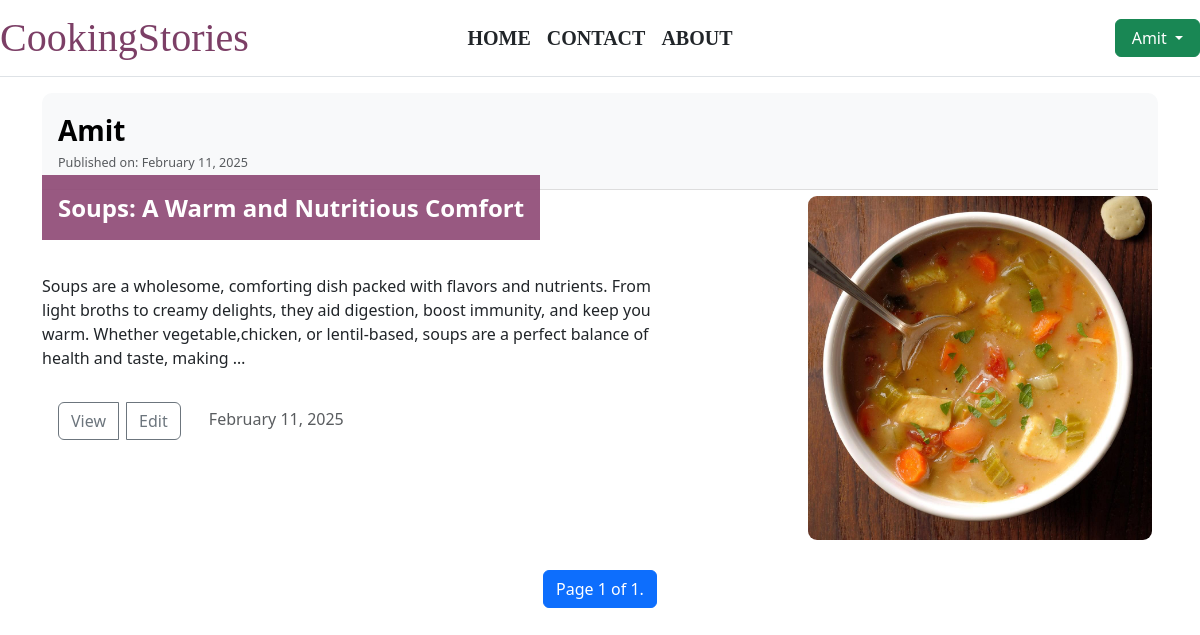
/my/articles/ (signed in), run on the app's committed database.
### CookingStories/models.py (models this page shows, shortened)
class Article(models.Model):
    title = models.CharField("Article title", max_length=100)
    image = models.ImageField(
        "Article image",
        upload_to="articles/images",
    )
    content = RichTextField()
    topic = models.ForeignKey(Topic, on_delete=models.CASCADE)
    created_at = models.DateTimeField(
        auto_now=True,
    )
    rating = models.FloatField(default=0)  # Average rating
    rating_count = models.IntegerField(default=0)  # Number of ratings
    author = models.ForeignKey("auth.User", on_delete=models.CASCADE)
    likes = models.PositiveIntegerField("Total likes", default=0)
    author_image = models.ImageField(
        "Author image",
        upload_to="authors/",
    )  # New field for author's image

### CookingStories/views.py (the view)
# urls.py: path("my/articles/", views.my_articles, name="my_articles"),
@login_required
def my_articles(request):
    article_list = Article.objects.filter(author=request.user)
    paginator = Paginator(article_list, 8)
    page = request.GET.get("p", 1)
    ctx = {"articles": paginator.get_page(page)}
    return render(request, "Cookingstories/my_articles.html", ctx)

### templates/Cookingstories/my_articles.html (shortened to what this page needs)
{% extends 'layout/base.html' %}
{% load static %}
{% block content %}
<div class="container my-3">
    <div class="row">
        {% for item in articles %}
        {% include 'components/article_card.html' %}
        {% endfor %}
        <nav aria-label="Page navigation">
          <ul class="pagination justify-content-center">
                  <li class="page-item">
                      <span class="page-link active">
                          Page {{ articles.number }} of {{ articles.paginator.num_pages }}.
                      </span>
                  </li>
          </ul>
      </nav>
    </div>
</div>
{% endblock %}

### templates/components/header.html (shortened to what this page needs)
<header class="d-flex flex-wrap align-items-center justify-content-between py-2 border-bottom">
    <div class="col-12 col-md-3 text-center text-md-start mb-2 mb-md-0">
        <a href="/" class="house text-decoration-none">
            CookingStories
        </a>
    </div>
    <div class="col-12 col-md-6 d-flex justify-content-center mb-2 mb-md-0">
        <ul class="nav justify-content-center justify-content-md-end fw-bold uppercase fs-5">
            <li class="nav-item"><a href="{% url 'home' %}" class="nav-link   text-dark  px-2">HOME</a></li>
            <li class="nav-item"><a href="{% url 'contact' %}" class="nav-link text-dark  px-2">CONTACT</a></li>
            <li class="nav-item"><a href="{% url 'about' %}" class="nav-link  text-dark  px-2">ABOUT</a></li>
        </ul>
    </div>
    <div class="col-12 col-md-3 text-center text-md-end">
        {% if user.is_authenticated %}
        <div class="dropdown">
            <button class="btn btn-success px-3 fs-6 align-items-center dropdown-toggle" type="button" id="userDropdown"
                data-bs-toggle="dropdown" aria-expanded="false">
                {{ user.username|title }}
            </button>
        </div>
        {% else %}
        <a href="{% url 'login' %}" class="btn btn-outline-dark text-decoration-none fs-6 px-3 fw-bold">Login</a>
        <a href="{% url 'register' %}" class="btn btn-warning text-decoration-none fs-6 px-3 fw-bold">Register</a>
        {% endif %}
    </div>
</header>

### templates/components/article_card.html (shortened to what this page needs)
{% load static %}
<div class="d-flex justify-content-center">
    <div class="article-card">
        <div class="author-header">
            <div class="author-info">
                <span class="fs-3 fw-bold">{{ item.author.username|capfirst }}</span>
                <p class="card-text">
                    <small class="text-muted">Published on: {{ item.created_at|date:"F j, Y" }}</small>
                </p>
            </div>
        </div>
        <div class="row justify-content-between no-gutters">
            <div class="col-lg-7">
                <a href="{% url 'detail' item.id %}" class="title">
                    {{ item.title }}
                </a>
                <p class="content">
                    {{ item.content|truncatewords:40|safe }}
                </p>
                <div class="btn-group">
                    <a href="{% url 'detail' item.id %}" class="btn btn-outline-secondary">View</a>
                    {% if item.author == user %}
                    <a href="{% url 'edit' item.id %}" class="btn btn-outline-secondary">Edit</a>
                    {% else %}
                    <a href="" class="btn btn-sm btn-outline-primary">
                        <i class="bi bi-hand-thumbs-up"></i>
                        {{ item.likes }}
                    </a>
                    {% endif %}
                </div>
                <small class="text-muted fs-6 text-center">
                    {{ item.created_at|date:"F j, Y" }}
                </small>
            </div>
            <div class="col-lg-4 image-container">
                <img src="{{ item.image.url }}" alt="{{ item.title }}">
            </div>
        </div>
    </div>
</div>

### templates/layout/base.html (style rules this page uses)
body { margin: 0; padding: 0; box-sizing: border-box; }

### templates/components/header.html (style rules this page uses)
.nav-link { font-family: Arvo, Georgia, Cambria, Times New Roman, Times, serif; }
.house { color: rgb(124, 63, 102); font-size: 2.5rem; font-family: Bitter, Georgia, Cambria, Times New Roman, Times, serif; }
.nav-item { font-family: Bitter, Georgia, Cambria, Times New Roman, Times, serif; font-weight: bold; position: relative; display: inline-block; }
.nav-item::after { content: ''; position: absolute; width: 100%; height: 2px; background-color: #333; bottom: 8px; left: 0; transform: scaleX(0); transform-origin: bottom right; transition: transform 0.3s ease-in-out; }

### templates/components/article_card.html (style rules this page uses)
.article-card { background: #ffffff; border-radius: 10px; overflow: hidden; margin-bottom: 1.5rem; border: none; transition: all 0.3s ease; }
.author-header { display: flex; align-items: center; border-bottom: 1px solid #ddd; background: #f8f9fa; padding: 1rem; }
.author-info { font-size: 0.9em; color: #000000; }
.title { padding: 1rem; font-size: 1.5em; font-weight: bold; background-color: rgba(141, 72, 116, 0.9); color: #ffffff; text-decoration: none; }
.content { padding: 1rem; color: #333; }
.btn-group { padding: 1rem; display: flex; justify-content: space-between; align-items: center; }
.btn-group .btn { margin-right: 0.5rem; }
.btn-outline-secondary { color: #6c757d; border-color: #6c757d; }
.image-container img { width: 100%; height: auto; border-radius: 15px; object-fit: cover; padding: 6px; }

### data on the page
Article: author.username "Amit", created_at "February 11, 2025", title "Soups: A Warm and Nutritious Comfort", content "Soups are a wholesome, comforting dish packed with flavors and nutrients. From light broths to creamy delights, they aid digestion, boost immunity, and keep you warm. Whether vegetable,chicken, or lentil-based, soups are a perfect balance of health and taste, making …", shows "Edit", image (picture)

### other printed values
{{ user.username|title }} "Amit"
{{ articles.number }} "1"
{{ articles.paginator.num_pages }} "1"
